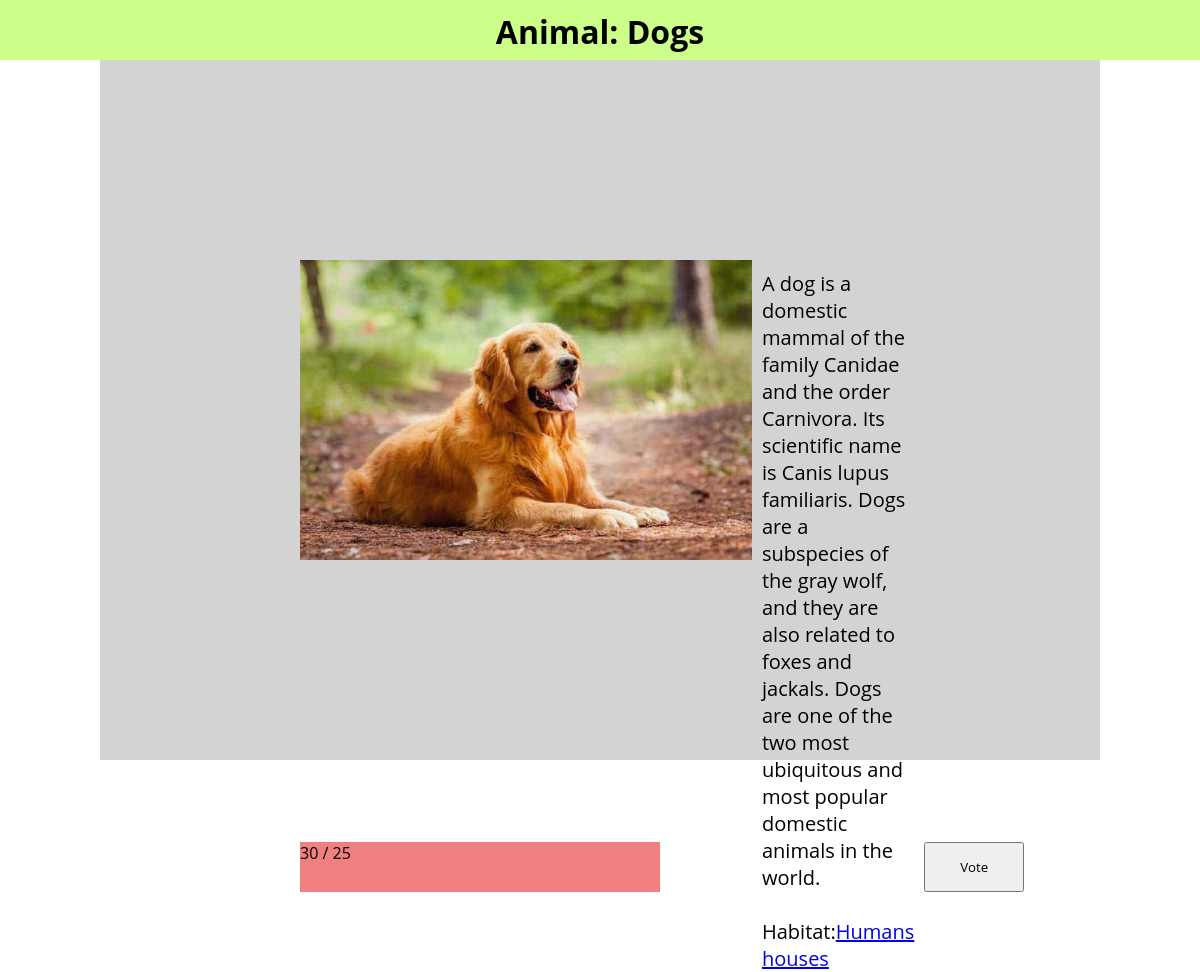
/animals/1/, run on the app's committed database.
### animals/models.py (models this page shows, shortened)
class animal(models.Model):
    specie_name = models.CharField(max_length=200)
    habitat = models.ForeignKey(habitat, on_delete=models.CASCADE, default=1)
    animal_image = models.ImageField(upload_to="images")
    votes = models.IntegerField(default=0)
    Animal_description = models.CharField(max_length=1000, default="")

class habitat(models.Model):
    Region_Name = models.CharField(max_length=100)
    description = models.CharField(max_length=1000,default="Nenhuma descrição foi adicionada")

### animals/views.py (the view)
# urls.py: path('<int:animal_id>/', views.animaldetail,name='detail'),
def animaldetail(request, animal_id):
    anim = get_object_or_404(animal,pk=animal_id)
    animals = animal.objects.all()
    total_votes = 0
    for a in animals:
        total_votes += a.votes
    context = {'anim': anim, 'total_votes': total_votes}
    return render(request,"detail.html",context)

### animals/templates/detail.html (shortened to what this page needs)
<!DOCTYPE html>
<html lang="en">
<head>
</head>
<body>
    <header>
        <h1 class="title"> Animal: {{anim.specie_name}}</h1>
    </header>
    <main>
        <img src="{{anim.animal_image.url}}" alt="ja">
        <div class="description">
            <p >{{anim.Animal_description}}</p> <br>
            Habitat:<a href="{% url 'animals:habitat' anim.habitat.id %}">{{ anim.habitat.Region_Name}}</a>
        </div>
        <form action="{% url 'animals:vote' anim.id %}" method="post">
            <input type="submit" value="Vote" class="Button">
        </form>
        <div class="votes_bar"> <p style="text-align: center;">{{ total_votes }} / {{anim.votes }}</p></div>
    </main>
</body>
</html>

### animals/templates/detail.html (style rules this page uses)
* { margin: 0; padding: 0; box-sizing: border-box; font-family: open sans, Arial, Tahoma, Verdana, sans-serif; }
header { background-color: rgb(204, 255, 137); display: flex; justify-content: center; height: 60px; }
.title { margin: 10px; }
main { background-color: lightgray; margin: 0px 100px 0px 100px; display: flex; height: 700px; padding: 200px; }
.description { margin: 10px ; font-size: 20px }
.Button { position: absolute; bottom: 80px; height: 50px; width: 100px; }
.votes_bar { background-color: lightcoral; position: absolute; width: 30%; bottom: 80px; height: 50px; display: flex; }

### data on the page
animal: specie_name "Dogs", animal_image (picture), Animal_description "A dog is a domestic mammal of the family Canidae and the order Carnivora. Its scientific name is Canis lupus familiaris. Dogs are a subspecies of the gray wolf, and they are also related to foxes and jackals. Dogs are one of the two most ubiquitous and most popular domestic animals in the world.", habitat.Region_Name "Humans houses", votes "25"

### other printed values
{{ total_votes }} "30"
